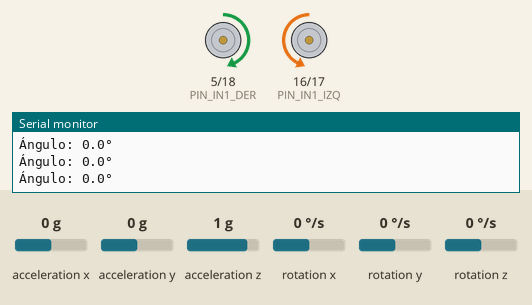
Bench run of a sketch on a simulated ESP32. On the bench: motor-driver pin pairs drawn as motors (green arrow = first pin HIGH = forward, orange = second pin HIGH = backward, longer = more drive, scaled by the enable pin), the last lines printed to the serial monitor. The inputs (shaded band) are chosen by the test bench; at power-on: rotation z 0 °/s, acceleration x 0 g, acceleration y 0 g, acceleration z 1 g, rotation x 0 °/s, rotation y 0 °/s.

Above: at 2.2 s.
2.3 s: rotation z set to 22 °/s
5.3 s: rotation z set to 27 °/s
At 6.0 s:
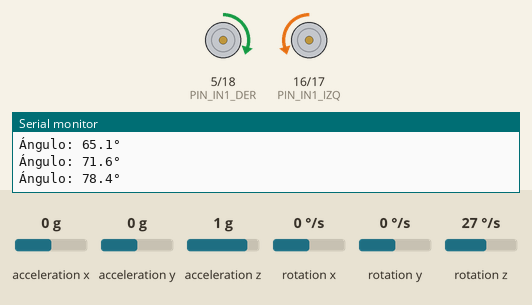
At 6.9 s:
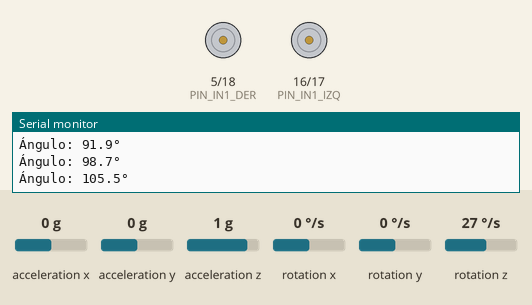
Timing chart, 0 to 8.4 s (numbered marks = the images above; inputs shaded):
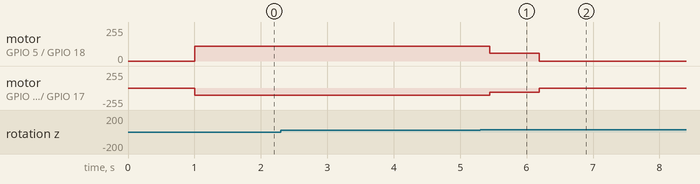

Measured:
- the behaviour switches between 23 and 24 °/s on rotation z (found by bisection; images 0 and 1)

The sketch:

leer-giroscopio.ino
```cpp
// Leer el giroscopio: el MPU6050 mide qué tan rápido gira el robot (en grados por segundo), y la
// librería MPU6050_light suma esa velocidad en el tiempo para saber cuánto ha girado: getAngleZ().
// Aquí el robot gira 90° a la izquierda y se detiene.
#include <Wire.h>
#include <MPU6050_light.h>
#include "pines.h"

MPU6050 mpu(Wire);
float inicio = 0;       // el ángulo al empezar a girar
unsigned long ultimoMensaje = 0;
bool termine = false;

// Mueve los motores: valores de -255 (atrás) a 255 (adelante). En el ESP32 el PWM se hace con
// ledcWrite, en los pines que setup() preparó con ledcAttach.
void motores(int izq, int der) {
  digitalWrite(PIN_IN1_IZQ, izq >= 0);
  digitalWrite(PIN_IN2_IZQ, izq < 0);
  digitalWrite(PIN_IN1_DER, der >= 0);
  digitalWrite(PIN_IN2_DER, der < 0);
  ledcWrite(PIN_PWM_IZQ, constrain(abs(izq), 0, 255));
  ledcWrite(PIN_PWM_DER, constrain(abs(der), 0, 255));
}

void setup() {
  Serial.begin(115200);
  pinMode(PIN_IN1_IZQ, OUTPUT);
  pinMode(PIN_IN2_IZQ, OUTPUT);
  pinMode(PIN_IN1_DER, OUTPUT);
  pinMode(PIN_IN2_DER, OUTPUT);
  ledcAttach(PIN_PWM_IZQ, 5000, 8);  // PWM de 5 kHz y 8 bits: de 0 a 255
  ledcAttach(PIN_PWM_DER, 5000, 8);

  Wire.begin();
  if (mpu.begin() != 0) {  // 0 quiere decir que el sensor respondió
    Serial.println("No encuentro el MPU6050. Revisa los cables SDA y SCL.");
    while (true) delay(1000);
  }

  // Con el robot quieto, mide lo que el sensor marca aunque no se mueva (tarda menos de un segundo).
  Serial.println("Midiendo el desvío del giroscopio. No me muevas...");
  mpu.calcOffsets();

  Serial.println("Giro a la izquierda hasta llegar a 90°");
  mpu.update();
  inicio = mpu.getAngleZ();
}

void loop() {
  mpu.update();  // lee el sensor y suma lo que giró: hay que llamarlo seguido
  float angulo = mpu.getAngleZ() - inicio;  // en grados; crece al girar a la izquierda

  if (!termine) {
    if (angulo >= 90) {
      motores(0, 0);
      termine = true;
      Serial.println("Giré 90°. ¡Listo!");
    } else if (angulo >= 70) {
      motores(-60, 60);    // ya va llegando: gira más despacio para no pasarse
    } else {
      motores(-110, 110);
    }
  }

  if (millis() - ultimoMensaje >= 250) {
    ultimoMensaje = millis();
    Serial.printf("Ángulo: %.1f°\n", angulo);
  }
}
```

pines.h
```cpp
// Pines de la placa Dynamis V2: así está cableado el robot.
#pragma once
const uint8_t PIN_PWM_IZQ = 4, PIN_IN1_IZQ = 16, PIN_IN2_IZQ = 17;
const uint8_t PIN_PWM_DER = 19, PIN_IN1_DER = 5, PIN_IN2_DER = 18;
const uint8_t PINES_QTR[8] = {36, 39, 34, 35, 32, 33, 25, 26};
const uint8_t PIN_LEDON_QTR = 27;  // enciende los emisores del QTRX-MD-08A
// Multiplexor TCA9548A (0x70): canal 0 el TCS34725 izquierdo, 1 el derecho y 2 el VL53L0X.
const uint8_t DIRECCION_MUX = 0x70;
const uint8_t CANAL_COLOR_IZQ = 0, CANAL_COLOR_DER = 1, CANAL_LASER = 2;
```
